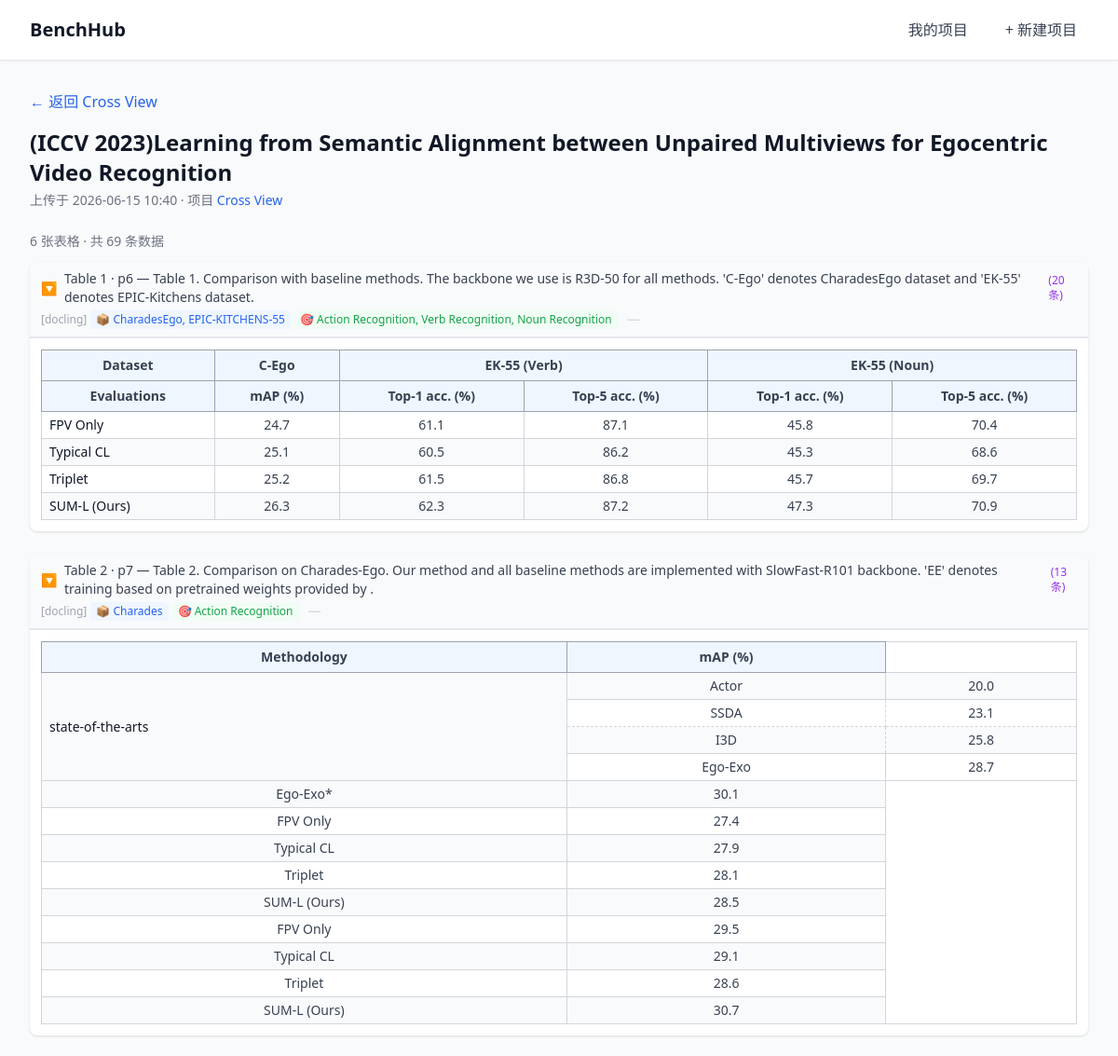
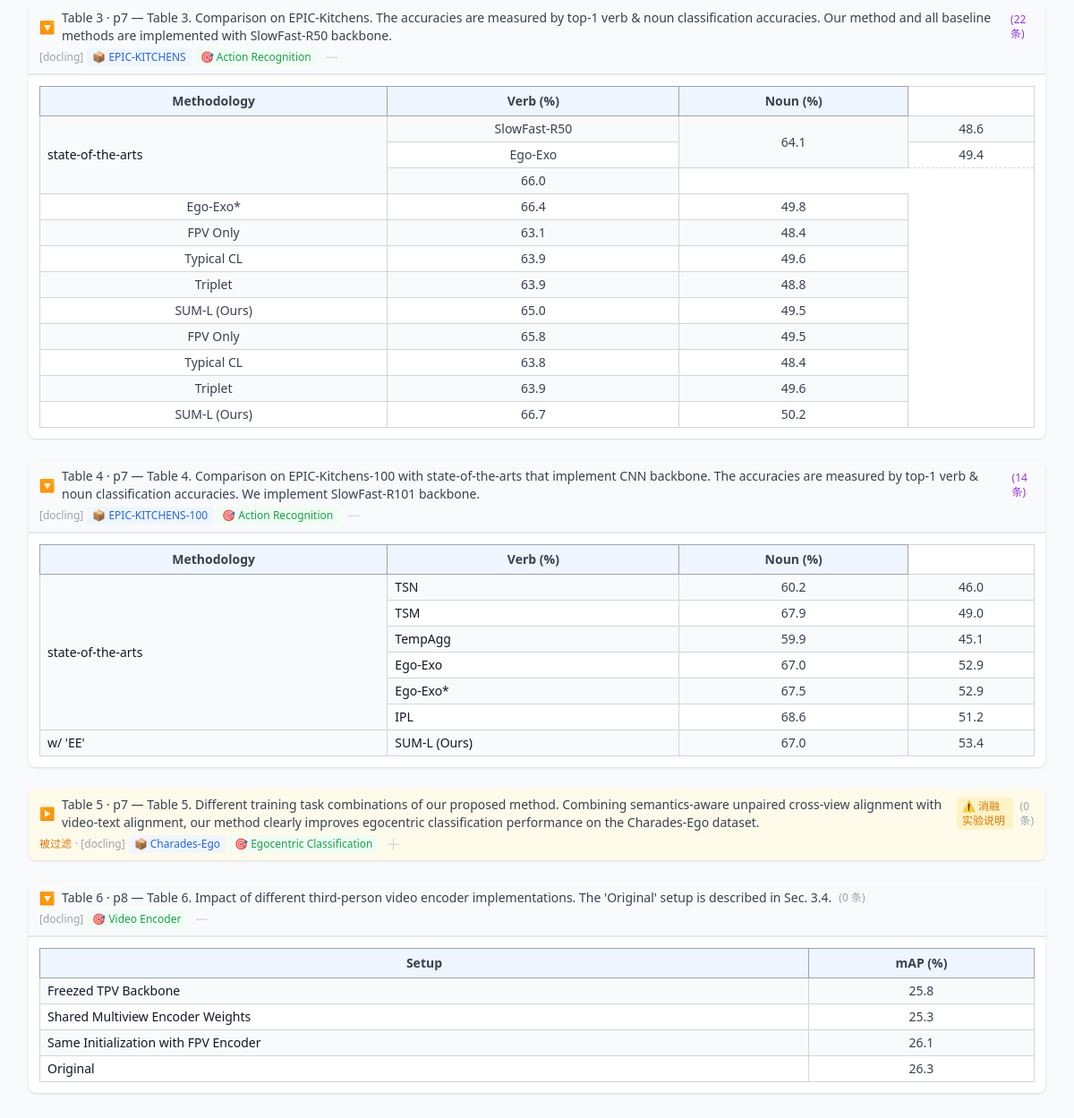
/articles/11/, run on the app's committed database (2 pictures, top to bottom).
### papers/models.py (models this page shows, shortened)
class Paper(models.Model):
    session = models.ForeignKey(Session, on_delete=models.CASCADE, related_name='papers')
    title = models.CharField(max_length=500)
    arxiv_id = models.CharField(max_length=50, blank=True)
    local_pdf = models.FileField(upload_to='papers/')
    raw_markdown = models.TextField(blank=True)
    created_at = models.DateTimeField(auto_now_add=True)
    class Status(models.TextChoices):
        PENDING = 'pending', '待解析'
        EXTRACTING = 'extracting', '提取文本'
        CALLING_LLM = 'calling_llm', '调用 LLM'
        COMPLETED = 'completed', '已完成'
        FAILED = 'failed', '失败'
    status = models.CharField(
        max_length=20,
        choices=Status.choices,
        default=Status.PENDING
    )
    progress_message = models.CharField(max_length=200, blank=True)
    error_message = models.TextField(blank=True)
    class Meta:
        ordering = ['-created_at']

class Session(models.Model):
    name = models.CharField(max_length=100)
    description = models.TextField(blank=True)
    created_at = models.DateTimeField(auto_now_add=True)
    updated_at = models.DateTimeField(auto_now=True)
    class Meta:
        ordering = ['-updated_at']

class TableChunk(models.Model):
    paper = models.ForeignKey(Paper, on_delete=models.CASCADE, related_name='table_chunks')
    table_n = models.IntegerField()
    sub_table_index = models.IntegerField(default=0)
    page = models.IntegerField()
    caption = models.CharField(max_length=500, blank=True)
    markdown_text = models.TextField(blank=True)
    cells_json = models.JSONField(default=list, blank=True)
    header_json = models.JSONField(default=list, blank=True)
    bbox_json = models.JSONField(default=dict, blank=True)
    tags = models.JSONField(default=dict, blank=True)
    EXTRACTION_CHOICES = [
        ('docling', 'docling'),
    ]
    extraction_method = models.CharField(max_length=24, choices=EXTRACTION_CHOICES, default='docling')
    parent_table_n = models.IntegerField(null=True, blank=True)  # 子表指向所属大表的 table_n
    created_at = models.DateTimeField(auto_now_add=True)
    class Meta:
        ordering = ['paper', 'page', 'table_n', 'sub_table_index']
        unique_together = [('paper', 'table_n', 'sub_table_index')]

### papers/views.py (the view)
# urls.py: path('articles/<int:paper_id>/', views.paper_detail, name='article_detail'),
def paper_detail(request, paper_id):
    paper = get_object_or_404(Paper, id=paper_id)
    chunks = list(paper.table_chunks.all().prefetch_related('records'))
    total_records = sum(tc.records.count() for tc in chunks)
    chunk_groups = []
    for tc in chunks:
        chunk_groups.append({
            'chunk': _chunk_to_renderable(tc),
            'records_count': tc.records.count(),
        })
    return render(request, 'papers/review.html', {
        'paper': paper,
        'chunk_groups': chunk_groups,
        'total_records': total_records,
    })

### papers/views.py (called while the page is built, shortened)
def _chunk_to_renderable(tc) -> dict:
    if tc.extraction_method == 'docling':
        bbox = tc.bbox_json if isinstance(tc.bbox_json, dict) else {}
        return {
            'id': tc.id,
            'table_n': tc.table_n,
            'page': tc.page,
            'caption': tc.caption,
            'extraction_method': tc.extraction_method,
            'is_section_header': False,
            'section_text': '',
            'header_rows': [],
            'body_rows': [],
            'markdown_text': '',
            'has_structured': False,
            'is_docling_html': True,
            'html_content': bbox.get('html', tc.markdown_text),
            'html_rows': bbox.get('rows', 0),
            'html_cols': bbox.get('cols', 0),
            'tags': tc.tags if isinstance(tc.tags, dict) else {},
        }

### templates/papers/review.html (shortened to what this page needs)
{% extends 'base.html' %}
{% block content %}
<div class="mb-4">
    <a href="/projects/{{ paper.session_id }}/" class="text-blue-600 hover:text-blue-800">&larr; 返回 {{ paper.session.name }}</a>
</div>
<div class="mb-6">
    <h1 class="text-2xl font-bold text-gray-900">{{ paper.title }}</h1>
    <p class="text-sm text-gray-500 mt-1">上传于 {{ paper.created_at|date:"Y-m-d H:i" }} · 项目 <a href="/projects/{{ paper.session_id }}/" class="text-blue-600 hover:underline">{{ paper.session.name }}</a></p>
</div>
{% if chunk_groups %}
<div class="text-sm text-gray-500 mb-3">
    {{ chunk_groups|length }} 张表格 · 共 {{ total_records }} 条数据
</div>
{% for group in chunk_groups %}
    {% if group.chunk %}
    {% with group.chunk.tags.is_experimental as is_exp %}
    <div class="bg-white shadow rounded-lg overflow-hidden mb-6" id="tc-{{ group.chunk.id }}"
         x-data="{ collapsed: {% if group.chunk.tags.is_experimental == False %}true{% else %}false{% endif %} }">
        <div class="px-3 py-2 text-sm font-medium text-gray-700 flex justify-between flex-wrap gap-1 border-b cursor-pointer hover:bg-gray-100
            {% if not is_exp %}bg-amber-50 border-amber-200{% else %}bg-gray-50{% endif %}"
             :class="collapsed ? 'border-b-0' : ''"
             @click="collapsed = !collapsed">
            <span class="flex items-center gap-2">
                <span class="text-gray-400 transition-transform" :class="collapsed ? '' : 'rotate-90'">▶</span>
                <span>Table {{ group.chunk.table_n }} · p{{ group.chunk.page }}{% if group.chunk.caption %} — {{ group.chunk.caption }}{% endif %}</span>
                {% if not is_exp and group.chunk.tags.filter_reason %}
                <span class="text-xs text-amber-600 bg-amber-100 px-1.5 py-0.5 rounded">⚠ {{ group.chunk.tags.filter_reason }}</span>
                {% endif %}
                <span class="text-xs {% if group.records_count > 0 %}text-purple-600{% else %}text-gray-400{% endif %} font-normal">
                    ({{ group.records_count }} 条)
                </span>
            </span>
            <span class="text-gray-400 text-xs flex items-center gap-1 flex-wrap" @click.stop>
                {% if not is_exp %}<span class="text-amber-600">被过滤</span> · {% endif %}
                [{{ group.chunk.extraction_method }}]
                {% if group.chunk.tags.datasets %}
                <span class="text-blue-600 bg-blue-50 px-1.5 py-0.5 rounded">📦 {% for ds in group.chunk.tags.datasets %}{{ ds }}{% if not forloop.last %}, {% endif %}{% endfor %}</span>
                {% endif %}
                {% if group.chunk.tags.tasks %}
                <span class="text-green-600 bg-green-50 px-1.5 py-0.5 rounded">🎯 {% for t in group.chunk.tags.tasks %}{{ t }}{% if not forloop.last %}, {% endif %}{% endfor %}</span>
                {% endif %}
                <span class="ml-1 text-gray-300 hover:text-gray-500 text-lg leading-none" x-text="collapsed ? '＋' : '－'" title="隐藏/展开"></span>
            </span>
        </div>
        <div x-show="!collapsed">
            <div class="p-3 overflow-x-auto border-t">
                {% if group.chunk.is_docling_html %}
                    <div class="docling-table">{{ group.chunk.html_content|safe }}</div>
                {% elif group.chunk.has_structured %}
                    {% include 'papers/partials/structured_table.html' with chunk=group.chunk %}
                {% else %}
                    <pre class="whitespace-pre-wrap text-xs text-gray-500 max-h-96 overflow-auto font-mono">{{ group.chunk.markdown_text }}</pre>
                {% endif %}
            </div>
        </div>
    </div>
    {% endwith %}
    {% endif %}
{% endfor %}
{% endif %}
{% endblock %}

### data on the page
Paper: session.name "Cross View", title "(ICCV 2023)Learning from Semantic Alignment between Unpaired Multiviews for Egocentric Video Recognition", created_at "2026-06-15 10:40"
TableChunk: chunk.caption "Table 1. Comparison with baseline methods. The backbone we use is R3D-50 for all methods. 'C-Ego' denotes CharadesEgo dataset and 'EK-55' denotes EPIC-Kitchens dataset.", chunk.extraction_method "docling"
TableChunk: chunk.caption "Table 2. Comparison on Charades-Ego. Our method and all baseline methods are implemented with SlowFast-R101 backbone. 'EE' denotes training based on pretrained weights provided by .", chunk.extraction_method "docling"
TableChunk: chunk.caption "Table 3. Comparison on EPIC-Kitchens. The accuracies are measured by top-1 verb & noun classification accuracies. Our method and all baseline methods are implemented with SlowFast-R50 backbone.", chunk.extraction_method "docling"
TableChunk: chunk.caption "Table 4. Comparison on EPIC-Kitchens-100 with state-of-the-arts that implement CNN backbone. The accuracies are measured by top-1 verb & noun classification accuracies. We implement SlowFast-R101 backbone.", chunk.extraction_method "docling"
TableChunk: chunk.caption "Table 5. Different training task combinations of our proposed method. Combining semantics-aware unpaired cross-view alignment with video-text alignment, our method clearly improves egocentric classification performance on the Charades-Ego dataset.", chunk.extraction_method "docling"
TableChunk: chunk.caption "Table 6. Impact of different third-person video encoder implementations. The 'Original' setup is described in Sec. 3.4.", chunk.extraction_method "docling"

### other printed values
{{ chunk_groups|length }} "6"
{{ total_records }} "69"
{{ group.chunk.table_n }} "1" "2" "3" "4" "5" "6"
{{ group.chunk.page }} "6" "7" "7" "7" "7" "8"
{{ group.records_count }} "20" "13" "22" "14" "0" "0"
{{ ds }} "CharadesEgo" "EPIC-KITCHENS-55" "Charades" "EPIC-KITCHENS" "EPIC-KITCHENS-100" "Charades-Ego"
{{ t }} "Action Recognition" "Verb Recognition" "Noun Recognition" "Action Recognition" "Action Recognition" "Action Recognition" "Egocentric Classification" "Video Encoder"
{{ group.chunk.html_content|safe }} "Methodology Verb (%) Noun (%) state-of-the-arts TSN 60.2 46.0 TSM 67.9 49.0 TempAgg 59.9 45.1 Ego-Exo 67.0 52.9 Ego-Exo* 67.5 52.9 IPL 68.6 51.2 w/ 'EE' SUM-L (Ours) 67.0 53.4" "Setup mAP (%) Freezed TPV Backbone 25.8 Shared Multiview Encoder Weights 25.3 Same Initialization with FPV Encoder 26.1 Original 26.3"
{{ group.chunk.tags.filter_reason }} "消融实验说明"
